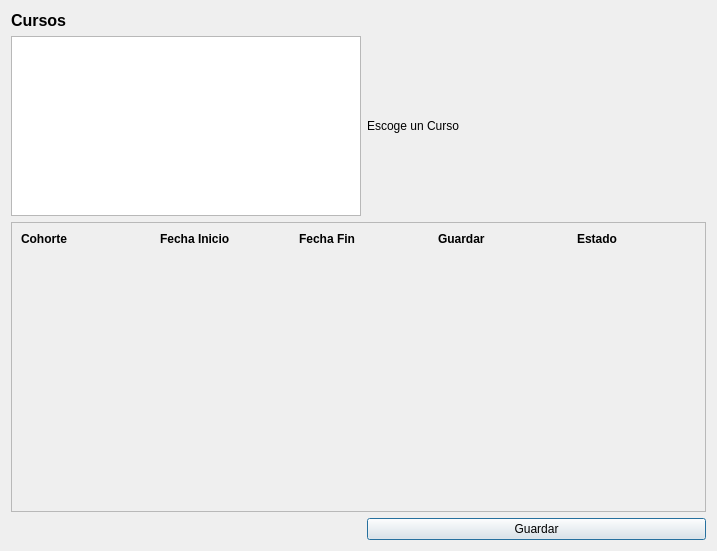
<?xml version="1.0" encoding="UTF-8"?>
<ui version="4.0">
 <class>Dialog</class>
 <widget class="QDialog" name="Dialog">
  <property name="geometry">
   <rect>
    <x>0</x>
    <y>0</y>
    <width>717</width>
    <height>551</height>
   </rect>
  </property>
  <property name="sizePolicy">
   <sizepolicy hsizetype="Preferred" vsizetype="Ignored">
    <horstretch>0</horstretch>
    <verstretch>0</verstretch>
   </sizepolicy>
  </property>
  <property name="windowTitle">
   <string>Dialog</string>
  </property>
  <layout class="QFormLayout" name="formLayout_2">
   <property name="fieldGrowthPolicy">
    <enum>QFormLayout::AllNonFixedFieldsGrow</enum>
   </property>
   <item row="0" column="0">
    <widget class="QLabel" name="label_6">
     <property name="font">
      <font>
       <pointsize>12</pointsize>
       <weight>75</weight>
       <bold>true</bold>
      </font>
     </property>
     <property name="text">
      <string>Cursos</string>
     </property>
    </widget>
   </item>
   <item row="1" column="0">
    <widget class="QListWidget" name="listWidget">
     <property name="minimumSize">
      <size>
       <width>350</width>
       <height>0</height>
      </size>
     </property>
     <property name="maximumSize">
      <size>
       <width>350</width>
       <height>16777215</height>
      </size>
     </property>
    </widget>
   </item>
   <item row="1" column="1">
    <widget class="QLabel" name="label_7">
     <property name="text">
      <string>Escoge un Curso</string>
     </property>
    </widget>
   </item>
   <item row="2" column="0" colspan="2">
    <widget class="QScrollArea" name="scrollArea">
     <property name="minimumSize">
      <size>
       <width>0</width>
       <height>290</height>
      </size>
     </property>
     <property name="widgetResizable">
      <bool>true</bool>
     </property>
     <widget class="QWidget" name="scrollAreaWidgetContents_6">
      <property name="geometry">
       <rect>
        <x>0</x>
        <y>0</y>
        <width>697</width>
        <height>288</height>
       </rect>
      </property>
      <layout class="QFormLayout" name="formLayout">
       <property name="fieldGrowthPolicy">
        <enum>QFormLayout::AllNonFixedFieldsGrow</enum>
       </property>
       <item row="0" column="0" colspan="2">
        <layout class="QGridLayout" name="grid" rowminimumheight="0">
         <property name="sizeConstraint">
          <enum>QLayout::SetMinimumSize</enum>
         </property>
         <property name="horizontalSpacing">
          <number>20</number>
         </property>
         <item row="0" column="3">
          <widget class="QLabel" name="label_3">
           <property name="font">
            <font>
             <weight>75</weight>
             <bold>true</bold>
            </font>
           </property>
           <property name="text">
            <string>Guardar</string>
           </property>
          </widget>
         </item>
         <item row="0" column="0">
          <widget class="QLabel" name="label">
           <property name="font">
            <font>
             <weight>75</weight>
             <bold>true</bold>
            </font>
           </property>
           <property name="text">
            <string>Cohorte</string>
           </property>
           <property name="scaledContents">
            <bool>true</bool>
           </property>
          </widget>
         </item>
         <item row="0" column="4">
          <widget class="QLabel" name="label_4">
           <property name="font">
            <font>
             <weight>75</weight>
             <bold>true</bold>
            </font>
           </property>
           <property name="text">
            <string>Estado</string>
           </property>
          </widget>
         </item>
         <item row="0" column="2">
          <widget class="QLabel" name="label_5">
           <property name="font">
            <font>
             <weight>75</weight>
             <bold>true</bold>
            </font>
           </property>
           <property name="text">
            <string>Fecha Fin</string>
           </property>
          </widget>
         </item>
         <item row="0" column="1">
          <widget class="QLabel" name="label_2">
           <property name="font">
            <font>
             <weight>75</weight>
             <bold>true</bold>
            </font>
           </property>
           <property name="text">
            <string>Fecha Inicio</string>
           </property>
          </widget>
         </item>
        </layout>
       </item>
      </layout>
     </widget>
    </widget>
   </item>
   <item row="3" column="0">
    <layout class="QHBoxLayout" name="horizontalLayout_4"/>
   </item>
   <item row="3" column="1">
    <widget class="QPushButton" name="guardar">
     <property name="text">
      <string>Guardar</string>
     </property>
    </widget>
   </item>
  </layout>
  <zorder>listWidget</zorder>
  <zorder>label_6</zorder>
  <zorder>label_7</zorder>
  <zorder>scrollArea</zorder>
  <zorder>guardar</zorder>
 </widget>
 <resources/>
 <connections/>
</ui>
